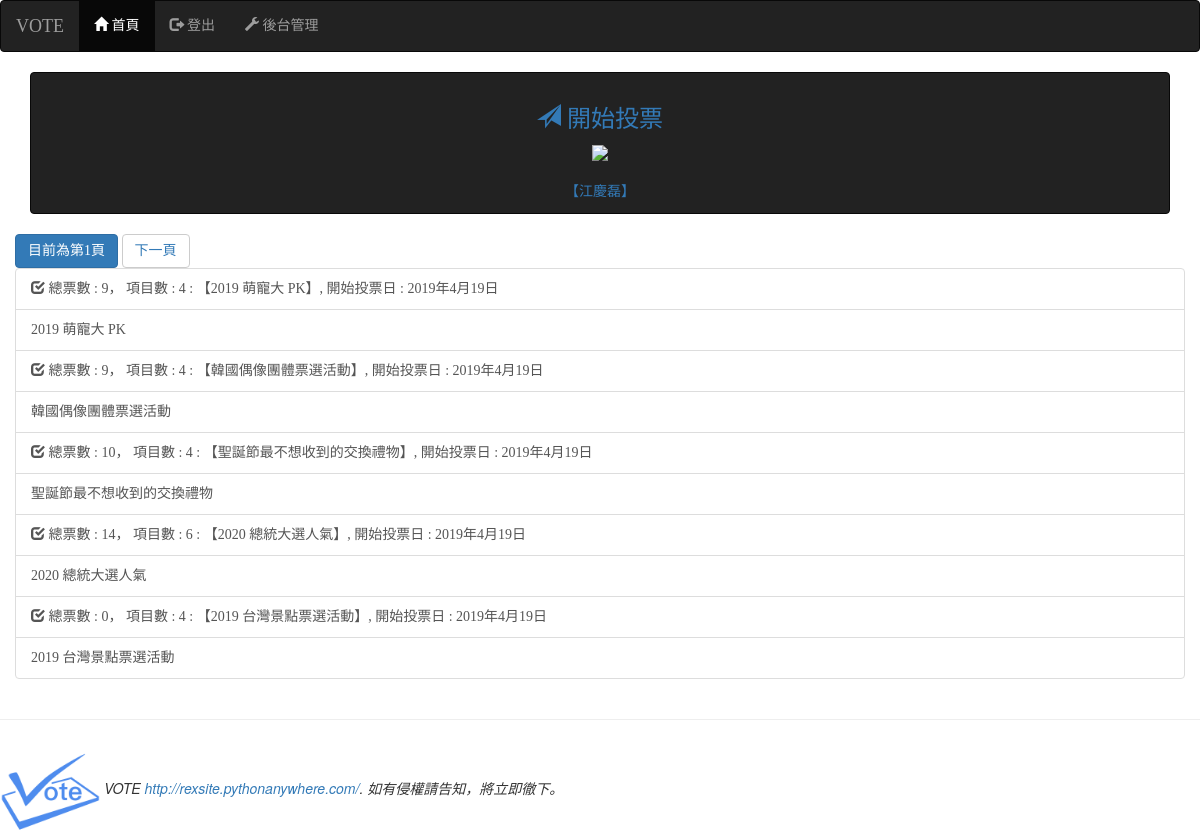
Screenshot of / (signed in) with the database file from the repository.
### mysite/models.py (models this page shows, shortened)
class Poll(models.Model):
    name = models.CharField(max_length = 200, null = False)
    created_at = models.DateField(auto_now_add = True)
    enabled = models.BooleanField(default = False)

class PollItem(models.Model):
    poll = models.ForeignKey(Poll, on_delete = models.CASCADE)
    name = models.CharField(max_length = 200, null = False)
    image_url = models.CharField(max_length = 200, null = True, blank = True)
    created_at = models.DateField(auto_now_add = True)
    vote = models.PositiveIntegerField(default = 0)

### mysite/views.py (the view)
# urls.py: path('', views.index),
def index(request):
    all_polls = Poll.objects.all().order_by('-created_at')
    paginator = Paginator(all_polls, 5)
    p = request.GET.get('p')
    try:
        polls = paginator.page(p)
    except PageNotAnInteger:
        polls = paginator.page(1)
    except EmptyPage:
        polls = paginator.page(paginator.num_pages)
    return render(request, 'index.html', locals())

### mysite/templatetags/VoteSite_extras.py (called while the page is built)
@register.filter(name='show_items')
def show_items(value):
    try:
        poll = models.Poll.objects.get(id=int(value))
        items = models.PollItem.objects.filter(poll=poll).count()
    except:
        items = 0
    return items

@register.filter(name='show_votes')
def show_votes(value):
    try:
        poll = models.Poll.objects.get(id=int(value))
        votes = 0
        pollitems = models.PollItem.objects.filter(poll=poll)
        for pollitem in pollitems:
            votes = votes+pollitem.vote
    except:
        votes = 0
    return votes

### mysite/templates/index.html (shortened to what this page needs)
{% extends 'base.html' %}
{% block content %}
<div class='container'>
<nav class='navbar navbar-inverse'>
    <div class='col-md-12'>
            <div class='panel-heading' align=center>
                <a href='/'><h3><span class='glyphicon glyphicon-send'></span> 開始投票 </h3></a>
                {% if user.is_authenticated %}
                    {% if user.socialaccount_set.all.0.extra_data.name %}
                        <img src='{{user.socialaccount_set.all.0.get_avatar_url}}' width='100'><br/><br/>
                        <a href='/'>【{{user.socialaccount_set.all.0.extra_data.name}}】</a>
                    {% else %}
                        <a href='/'> Welcome: {{ user.username }}</a>
                    {% endif %}
                {% else %}
                    <a href='/accounts/login/'><p>歡迎使用Facebook註冊/登入你的帳號，以擁有投票的權力</p></a>
                {% endif %}
            </div>
    </div>
</nav>
<div class='row'>
        <button class='btn btn-primary'>
            目前為第{{ polls.number }}頁</a>
        </button>
    {% if polls.has_next %}
        <button class='btn btn-default'>
            <a href='?p={{ polls.next_page_number }}'>下一頁</a>
        </button>
    {% endif %}
</div>
<div class='row'>
{% load account %}
{% load VoteSite_extras %}
{% for poll in polls %}
    {% if forloop.first %}
        <div class='list-group'>
    {% endif %}
        <a href='{% url "poll-url" poll.id %}' class='list-group-item'>
            <span class='glyphicon glyphicon-check'></span>
            總票數 : {{ poll.id | show_votes }}，
            項目數 : {{ poll.id | show_items }} :
            【{{ poll.name }}】, 開始投票日 : {{poll.created_at}}
        </a>
            {% if user.is_authenticated %}
                <a href='{% url "poll-url" poll.id %}' class='list-group-item'>{{ poll.name }}</a>
            {% else %}
                <a href='#' class='list-group-item' title='需登入後才可前往投票'>{{ poll.name }}</a>
            {% endif %}
    {% if forloop.last %}
        </div>
    {% endif %}
{% empty %}
    <center><h3>目前沒有活躍中的投票項目</h3></center>
{% endfor %}
</div>
</div>
{% endblock %}

### mysite/templates/base.html (shortened to what this page needs)
<!DOCTYPE html>
<html>
<head>
<link href="https://stackpath.bootstrapcdn.com/bootstrap/3.3.6/css/bootstrap.min.css" rel="stylesheet">
</head>
<body>
{% include 'header.html' %}
{% block content %} {% endblock %}
{% include 'footer.html' %}
</body>
</html>

### mysite/templates/header.html
<nav class='navbar navbar-inverse'>
    <div class='container-fluid'>
        <div class='navbar-header'>
            <div class='navbar-brand' align=center>
                VOTE
            </div>
        </div>
        {% load account %}
        <ul class='nav navbar-nav'>
            <li class='active'><a href='/'><span class="glyphicon glyphicon-home"></span> 首頁</a></li>
            {% if user.is_authenticated %}
            <li><a href="{% url 'account_logout' %}"><span class="glyphicon glyphicon-log-out"></span> 登出</a></li>
            {% else %}
            <li><a href="{% url 'account_login' %}"><span class="glyphicon glyphicon-log-in"></span> 登入</a></li>
            <li><a href="{% url 'account_signup' %}"><span class="glyphicon glyphicon-pencil"></span> 註冊</a></li>
            {% endif %}
            <li><a href='/admin'><span class="glyphicon glyphicon-wrench"></span> 後台管理</a></li>
        </ul>
    </div>
</nav>

### mysite/templates/footer.html
<hr>
{% load static %}
<img src="{% static "logo.png" %}" width=100>
<em>VOTE <a href='http://rexsite.pythonanywhere.com/'>http://rexsite.pythonanywhere.com/</a>. 如有侵權請告知，將立即徹下。</em>

### mysite/templates/base.html (style rules this page uses)
h1, h2, h3, h4, h5, p, div { font-family: 微軟正黑體; }

### rows the page displays
Poll: id|show_votes "9", id|show_items "4", name "2019 萌寵大 PK", created_at "2019年4月19日"
Poll: id|show_votes "9", id|show_items "4", name "韓國偶像團體票選活動", created_at "2019年4月19日"
Poll: id|show_votes "10", id|show_items "4", name "聖誕節最不想收到的交換禮物", created_at "2019年4月19日"
Poll: id|show_votes "14", id|show_items "6", name "2020 總統大選人氣", created_at "2019年4月19日"
Poll: id|show_votes "0", id|show_items "4", name "2019 台灣景點票選活動", created_at "2019年4月19日"

### other values shown
{{ user.socialaccount_set.all.0.extra_data.name }} "江慶磊"
{{ polls.number }} "1"
